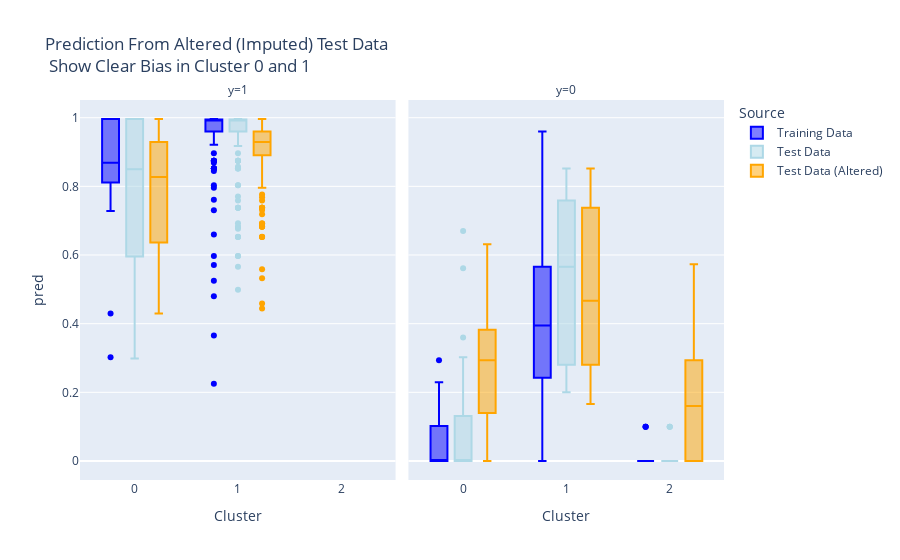

The notebook cell saved with this chart:
### Code cell
px.box(to_plot, y= 'pred', x='Cluster', color='Source', facet_col='y', color_discrete_map=source_dict,
      title = 'Prediction From Altered (Imputed) Test Data <br> Show Clear Bias in Cluster 0 and 1')

### Figure 1 — Plotly figure (JSON) as saved in the notebook; plotly's stock layout.template omitted (floating-point values rounded to 4 significant figures; data arrays with more than 128 entries replaced by an {"elided": "..."} marker saying what was removed)
{"data": [{"alignmentgroup": "True", "hovertemplate": "Source=Training Data<br>y=1<br>Cluster=%{x}<br>pred=%{y}<extra></extra>", "legendgroup": "Training Data", "marker": {"color": "blue"}, "name": "Training Data", "notched": false, "offsetgroup": "Training Data", "orientation": "v", "showlegend": true, "type": "box", "x": {"elided": "170 int values"}, "x0": " ", "xaxis": "x", "y": {"elided": "170 float values"}, "y0": " ", "yaxis": "y"}, {"alignmentgroup": "True", "hovertemplate": "Source=Training Data<br>y=0<br>Cluster=%{x}<br>pred=%{y}<extra></extra>", "legendgroup": "Training Data", "marker": {"color": "blue"}, "name": "Training Data", "notched": false, "offsetgroup": "Training Data", "orientation": "v", "showlegend": false, "type": "box", "x": [2, 1, 0, 0, 2, 2, 0, 2, 1, 1, 1, 2, 0, 2, 2, 2, 2, 2, 2, 2, 2, 2, 2, 2, 2, 0, 2, 2, 2, 1, 2, 2, 2, 2, 2, 2, 2, 2, 2, 2, 0, 1, 0, 0, 2, 1, 2, 2, 0, 2, 0, 0, 0, 0, 0, 2, 2, 2, 2, 0, 1, 0, 1, 0, 0, 2, 2, 2, 2, 0, 2, 2, 2, 2, 0, 1, 0, 0, 2, 0, 2, 1, 0, 2, 2, 1, 2, 2, 2, 2, 2, 0, 0, 0, 0, 2, 2, 1, 0, 2, 1, 2, 1, 2, 2, 1, 2, 0, 2, 2, 0, 0, 2, 0], "x0": " ", "xaxis": "x2", "y": [0, 0.5657, 0, 0, 0, 0, 0, 0, 0, 0.4771, 0.205, 0, 0.1022, 0, 0, 0, 0, 0, 0, 0, 0, 0, 0, 0, 0, 0, 0, 0, 0, 0.3707, 0, 0, 0, 0, 0, 0, 0, 0, 0, 0, 0, 0.3479, 0, 0, 0, 0, 0, 0, 0, 0, 0, 0, 0.2295, 0, 0, 0, 0, 0.1, 0, 0, 0.6522, 0, 0.5657, 0.1022, 0.1022, 0, 0, 0, 0, 0, 0, 0, 0, 0, 0, 0.9598, 0.1022, 0.2048, 0, 0.1022, 0, 0.7682, 0.1022, 0, 0, 0.2, 0.1, 0, 0, 0, 0.1, 0, 0.1022, 0, 0.2048, 0, 0, 0.28, 0, 0, 0.2933, 0, 0.4183, 0, 0, 0.5225, 0, 0.2933, 0, 0, 0, 0, 0, 0], "y0": " ", "yaxis": "y2"}, {"alignmentgroup": "True", "hovertemplate": "Source=Test Data<br>y=1<br>Cluster=%{x}<br>pred=%{y}<extra></extra>", "legendgroup": "Test Data", "marker": {"color": "lightblue"}, "name": "Test Data", "notched": false, "offsetgroup": "Test Data", "orientation": "v", "showlegend": true, "type": "box", "x": {"elided": "187 int values"}, "x0": " ", "xaxis": "x", "y": {"elided": "187 float values"}, "y0": " ", "yaxis": "y"}, {"alignmentgroup": "True", "hovertemplate": "Source=Test Data<br>y=0<br>Cluster=%{x}<br>pred=%{y}<extra></extra>", "legendgroup": "Test Data", "marker": {"color": "lightblue"}, "name": "Test Data", "notched": false, "offsetgroup": "Test Data", "orientation": "v", "showlegend": false, "type": "box", "x": [2, 2, 2, 2, 2, 2, 0, 2, 2, 1, 2, 0, 1, 2, 0, 2, 2, 2, 0, 2, 2, 0, 2, 0, 0, 0, 1, 2, 1, 2, 1, 0, 0, 2, 2, 0, 2, 1, 2, 2, 2, 2, 2, 2, 0, 2, 2, 0, 2, 2, 0, 0, 0, 2, 0, 2, 2, 1, 1, 2, 2, 1, 0, 1, 2, 2, 0, 0, 2, 1, 2, 2, 2, 2, 1, 0, 0, 2, 0, 2, 0, 0, 2, 2, 2, 0, 2, 1, 1, 0, 2, 0, 0, 2, 0, 2, 0, 2], "x0": " ", "xaxis": "x2", "y": [0, 0, 0, 0, 0.1, 0, 0.125, 0, 0, 0.8522, 0, 0, 0.48, 0, 0, 0, 0, 0, 0.3022, 0, 0, 0, 0, 0.1333, 0, 0, 0.8522, 0, 0.8522, 0, 0.28, 0, 0.1022, 0, 0, 0, 0, 0.28, 0.1, 0, 0, 0, 0, 0, 0, 0, 0, 0, 0, 0.1, 0, 0.1, 0, 0, 0, 0, 0, 0.68, 0.5657, 0, 0, 0.5783, 0.1022, 0.48, 0, 0, 0.2933, 0.1, 0, 0.2, 0, 0, 0, 0, 0.7588, 0.36, 0, 0, 0, 0, 0.5612, 0, 0, 0, 0, 0.3022, 0, 0.5657, 0.28, 0.1022, 0, 0, 0.1022, 0, 0.1636, 0, 0.67, 0], "y0": " ", "yaxis": "y2"}, {"alignmentgroup": "True", "hovertemplate": "Source=Test Data (Altered)<br>y=1<br>Cluster=%{x}<br>pred=%{y}<extra></extra>", "legendgroup": "Test Data (Altered)", "marker": {"color": "orange"}, "name": "Test Data (Altered)", "notched": false, "offsetgroup": "Test Data (Altered)", "orientation": "v", "showlegend": true, "type": "box", "x": {"elided": "187 int values"}, "x0": " ", "xaxis": "x", "y": {"elided": "187 float values"}, "y0": " ", "yaxis": "y"}, {"alignmentgroup": "True", "hovertemplate": "Source=Test Data (Altered)<br>y=0<br>Cluster=%{x}<br>pred=%{y}<extra></extra>", "legendgroup": "Test Data (Altered)", "marker": {"color": "orange"}, "name": "Test Data (Altered)", "notched": false, "offsetgroup": "Test Data (Altered)", "orientation": "v", "showlegend": false, "type": "box", "x": [2, 2, 2, 2, 2, 2, 0, 2, 2, 1, 2, 0, 1, 2, 0, 2, 2, 2, 0, 2, 2, 0, 2, 0, 0, 0, 1, 2, 1, 2, 1, 0, 0, 2, 2, 0, 2, 1, 2, 2, 2, 2, 2, 2, 0, 2, 2, 0, 2, 2, 0, 0, 0, 2, 0, 2, 2, 1, 1, 2, 2, 1, 0, 1, 2, 2, 0, 0, 2, 1, 2, 2, 2, 2, 1, 0, 0, 2, 0, 2, 0, 0, 2, 2, 2, 0, 2, 1, 1, 0, 2, 0, 0, 2, 0, 2, 0, 2], "x0": " ", "xaxis": "x2", "y": [0, 0.2933, 0.08, 0.28, 0.1333, 0.4133, 0.405, 0.2933, 0, 0.8522, 0, 0.2048, 0.48, 0, 0.1333, 0, 0, 0, 0.5585, 0, 0.36, 0.2933, 0.2048, 0.2933, 0, 0, 0.8522, 0.2933, 0.8522, 0.5733, 0.28, 0.2048, 0.3321, 0, 0.1333, 0, 0.2048, 0.28, 0.2333, 0.28, 0.4933, 0, 0.4933, 0.08, 0, 0.36, 0.4133, 0.2048, 0, 0.28, 0.16, 0.28, 0.28, 0.36, 0.4922, 0.2933, 0, 0.6533, 0.1657, 0.28, 0.16, 0.5783, 0.3896, 0.4533, 0, 0.1333, 0.2933, 0.36, 0.36, 0.2, 0, 0.16, 0.2048, 0, 0.7379, 0.36, 0, 0.1333, 0, 0.2048, 0.5612, 0, 0, 0.125, 0.1333, 0.6314, 0.5648, 0.3657, 0.36, 0.2295, 0.28, 0.36, 0.3022, 0, 0.5585, 0.2048, 0.6034, 0.28], "y0": " ", "yaxis": "y2"}], "layout": {"annotations": [{"font": {}, "showarrow": false, "text": "y=1", "x": 0.245, "xanchor": "center", "xref": "paper", "y": 1, "yanchor": "bottom", "yref": "paper"}, {"font": {}, "showarrow": false, "text": "y=0", "x": 0.755, "xanchor": "center", "xref": "paper", "y": 1, "yanchor": "bottom", "yref": "paper"}], "autosize": true, "boxmode": "group", "legend": {"title": {"text": "Source"}, "tracegroupgap": 0}, "title": {"text": "Prediction From Altered (Imputed) Test Data <br> Show Clear Bias in Cluster 0 and 1"}, "xaxis": {"anchor": "y", "autorange": true, "domain": [0, 0.49], "range": [-0.522, 2.522], "title": {"text": "Cluster"}, "type": "linear"}, "xaxis2": {"anchor": "y2", "autorange": true, "domain": [0.51, 1], "matches": "x", "range": [-0.522, 2.522], "title": {"text": "Cluster"}, "type": "linear"}, "yaxis": {"anchor": "x", "autorange": true, "domain": [0, 1], "range": [-0.05534, 1.052], "title": {"text": "pred"}, "type": "linear"}, "yaxis2": {"anchor": "x2", "autorange": true, "domain": [0, 1], "matches": "y", "range": [-0.05534, 1.052], "showticklabels": false, "type": "linear"}}}
